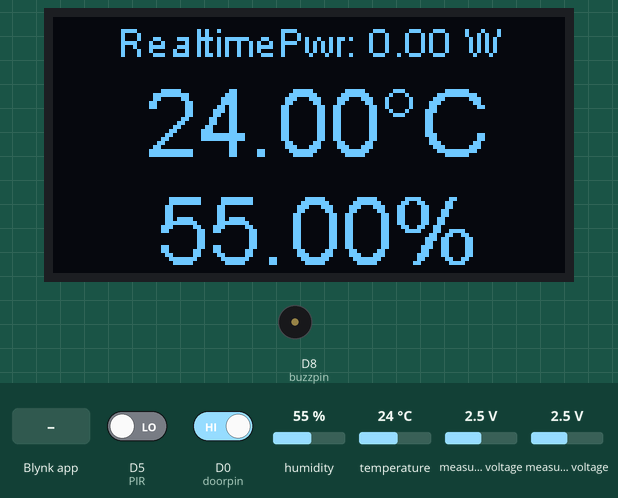
The sketch below on a simulated ESP8266 (NodeMCU). On the bench: 128×64 one-colour display, buzzer (waves = sounding, pin HIGH). The test bench sets the inputs (shaded band); at power-on: measured voltage 2.5 V, humidity 55 %, temperature 24 °C, D5 (PIR) LOW, D0 (doorpin) HIGH. WiFi joins after 1.5 s; servers stay silent unless stated; what the sketch prints to the serial monitor is not drawn.

Above: at 14.0 s.
14.1 s: Blynk app writes 1 to V9
At 21.0 s:
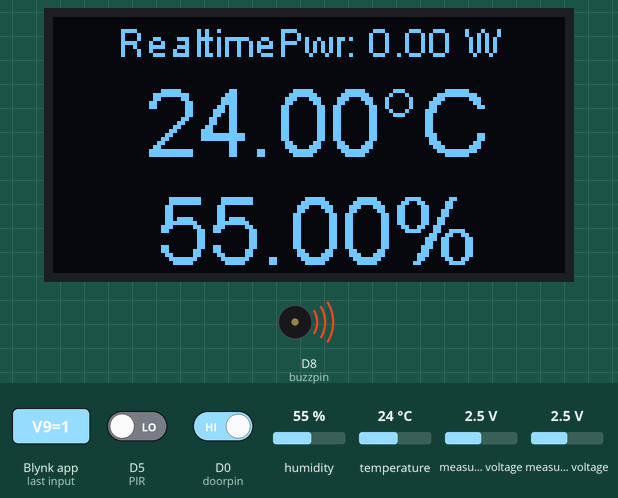
21.6 s: measured voltage (sensor 200) set to 0.1 V
At 24.0 s:
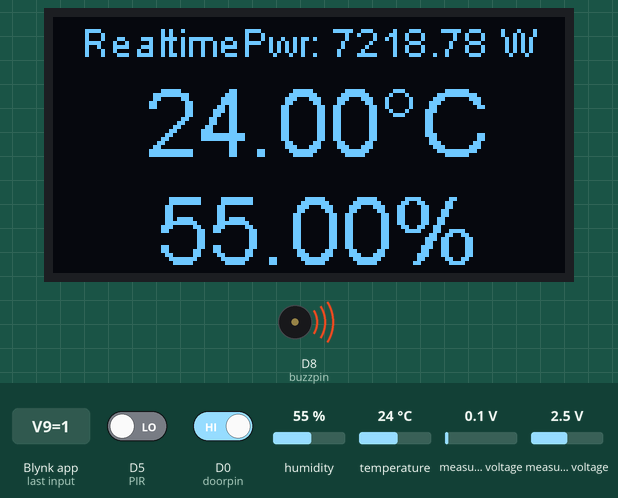
31.6 s: humidity set to 22 %
At 34.9 s:
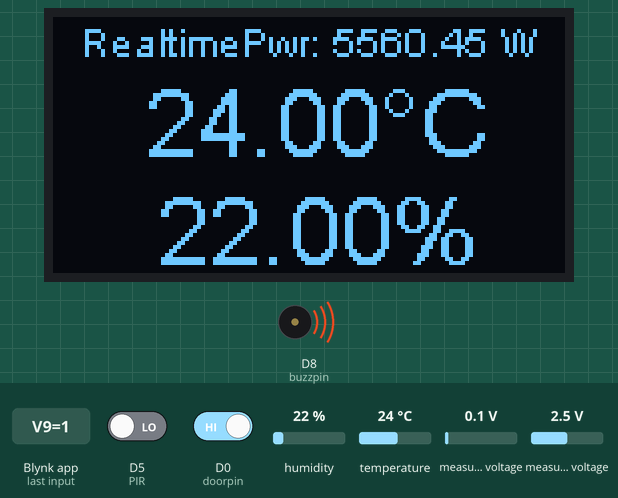
41.7 s: measured voltage (sensor 201) set to 0.1 V
At 44.5 s:
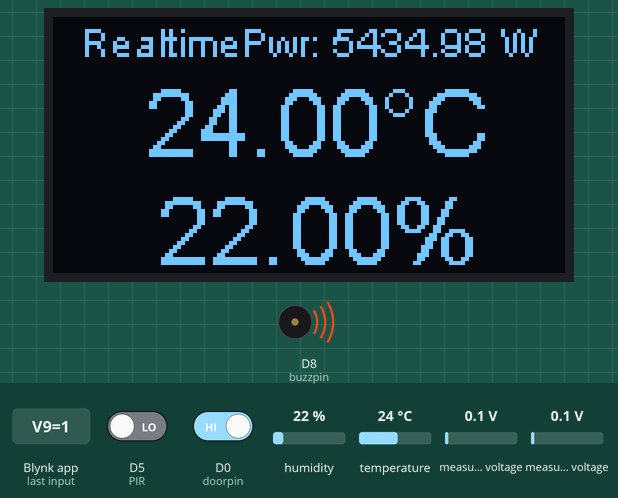
51.8 s: temperature set to 12 °C
At 55.1 s:
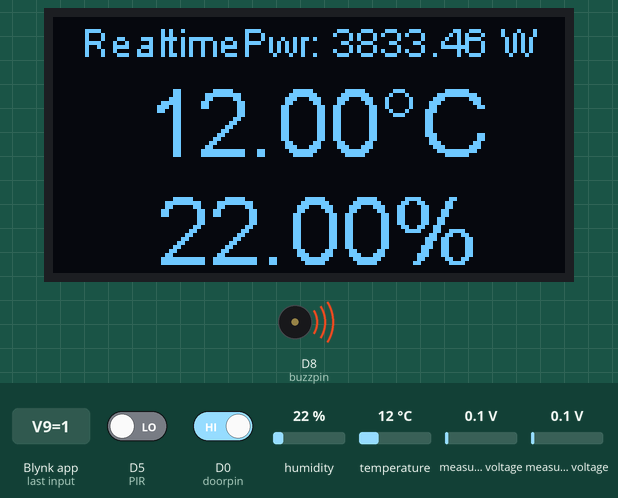
61.9 s: measured voltage (sensor 200) set to 1.2 V
At 64.8 s:
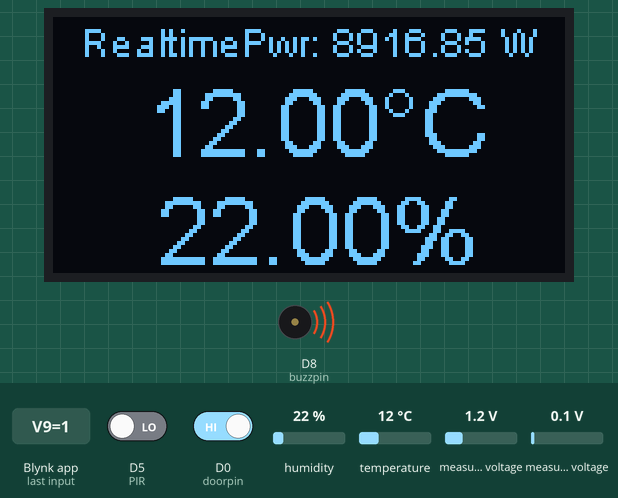
Timing chart, 0 to 66.3 s (numbered marks = the images above; inputs shaded):
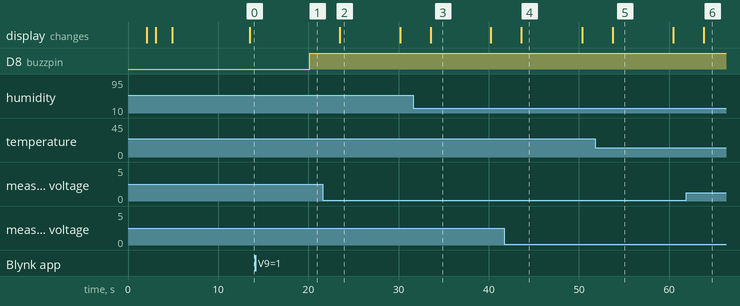

Measured:
- after the input at 14.1 s, D8 (buzzpin): LOW → HIGH after 6.1 s
- after the input at 21.6 s, the display: changes after 1.9 s (image 2)
- what the display in image 2 shows lasts 6.7 s, from 23.5 s to 30.2 s
- what the display in image 3 shows lasts 6.6 s, from 33.6 s to 40.2 s

The sketch:

Blynk-RealTimePowerMonitor.ino
```cpp
#define NAMEandVERSION "BlynkRTM-V0.1"
/*************************************************************
  Download latest Blynk library here:
    https://github.com/blynkkk/blynk-library/releases/latest

  Blynk is a platform with iOS and Android apps to control
  Arduino, Raspberry Pi and the likes over the Internet.
  You can easily build graphic interfaces for all your
  projects by simply dragging and dropping widgets.

    Downloads, docs, tutorials: http://www.blynk.cc
    Sketch generator:           http://examples.blynk.cc
    Blynk community:            http://community.blynk.cc
    Follow us:                  http://www.fb.com/blynkapp
                                http://twitter.com/blynk_app

  Blynk library is licensed under MIT license
  This example code is in public domain.

 *************************************************************

  This example shows how value can be pushed from Arduino to
  the Blynk App.

  NOTE:
  BlynkTimer provides SimpleTimer functionality:
    http://playground.arduino.cc/Code/SimpleTimer

  App project setup:
    Value Display widget attached to Virtual Pin V5
 *************************************************************/


/* ******* Virtual pins ********* */
/* v0 = Bridge */
/* V1 = Hum */
/* V2 = Temp */
/* V3 = Comfort */
/* V4 = WifiSignall */
/* V5 = Motion */
/* V6 = DoorLock */
/* V7 = Watts */
/* V8 = Current */
/* V9 = Arm/Disarm */
/* V10 = Alarm/Peace */


/* Comment this out to disable prints and save space */
//#define BLYNK_PRINT Serial
#define doorpin D0
#define PIR D5
#define buzzpin D8

#include <ESP8266WiFi.h>
#include <BlynkSimpleEsp8266.h>
#include <Wire.h>
#include <Adafruit_ADS1015.h>
Adafruit_ADS1115 ads;  /* Use this for the 16-bit ADC version - https://github.com/adafruit/Adafruit_ADS1X15 */

#include "SSD1306.h" // alias for #include "SSD1306Wire.h" https://github.com/ThingPulse/esp8266-oled-ssd1306
 SSD1306  display(0x3c, D2, D1); // SDA, SCL , GPIO 13 and GPIO 12

// Bridge widget on virtual pin 1
WidgetBridge thermostat(V0);

#include "DHTesp.h"   // https://github.com/beegee-tokyo/DHTesp
#ifdef ESP32
#pragma message(THIS EXAMPLE IS FOR ESP8266 ONLY!)
#error Select ESP8266 board.
#endif
DHTesp dht;
float t;
float h;

ComfortState cf;
#ifdef __cplusplus
extern "C" {
#endif
uint8_t temprature_sens_read();
#ifdef __cplusplus
}
#endif
uint8_t temprature_sens_read();
float temp_celsius;


double offsetI;
double filteredI;
double sqI,sumI;
int16_t sampleI;
double Irms;

int connectionattempts;
bool connection;

// You should get Auth Token in the Blynk App.
// Go to the Project Settings (nut icon).
char auth[] = "auth";

// Your WiFi credentials.
// Set password to "" for open networks.
char ssid[] = "ssid";
char pass[] = "pass";

BlynkTimer timer;


#define DHTPIN 10

float current;
float watts;
bool doorlock;
bool armed;
bool movement;
bool result;

bool buzzing;


// Mac address should be different for each device in your LAN
//byte arduino_mac[] = { 0x68, 0xC6, 0x3A, 0x95, 0x78, 0x8D };
IPAddress arduino_ip ( 192,  168,   1,  12);
IPAddress dns_ip     ( 192,  168,   1,   3);
IPAddress gateway_ip ( 192,  168,   1,   1);
IPAddress subnet_mask(255, 255, 255,   0);


void setup()
{
  Serial.begin(115200);
  WiFi.mode(WIFI_STA);
  WiFi.hostname(NAMEandVERSION);
  WiFi.config(arduino_ip, dns_ip, gateway_ip, subnet_mask);
  // Debug console
  delay(10);
  dht.setup(DHTPIN, DHTesp::DHT22); // Connect DHT sensor to GPIO 10
  pinMode(DHTPIN, INPUT);
  pinMode(doorpin, INPUT);
  pinMode(PIR, INPUT);
  pinMode(buzzpin, OUTPUT);
  ads.setGain(GAIN_FOUR);        // 1x gain   +/- 4.096V  1 bit = 2mV      0.125mV
  ads.begin();
  displayInitSeq();
  // Wire.begin(5, 4); // Wire.begin([SDA-Pin],[SCL-Pin]);
  // Setup a function to be called every second
  timer.setInterval(1000L, doorstatus);
  timer.setInterval(2000L, power);
  timer.setInterval(2000L, motion);
  timer.setInterval(5000L, displayData);
  timer.setInterval(2500L, buzzer);
  timer.setInterval(1500L, protection);
  timer.setInterval(10000L, connectionstatus);
  timer.setInterval(10000L, chkWifiSignal);
  timer.setInterval(5000L, checkComfort);

}

void displayInitSeq()
{
  delay(dht.getMinimumSamplingPeriod());
  h = dht.getHumidity();
  t = dht.getTemperature();
  if (isnan(h) || isnan(t)) {
   Serial.println("Failed to read from DHT sensor!");
    return;
  }

  yield();
  display.init();
  display.clear();
  display.flipScreenVertically();
  display.setTextAlignment(TEXT_ALIGN_CENTER);
  display.setFont(ArialMT_Plain_10);
  display.drawString(64, 0, String(NAMEandVERSION));
  display.display();
//  WiFi.begin(ssid, pass);
//  yield();
//  delay(3000);
//  if (WiFi.status() != WL_CONNECTED) {
//    Serial.print(".");
//    display.drawString(64, 10, "Connection to Wifi...");
//    display.drawString(64, 20, "FAILED!");
//    delay(2000);
//    display.display();
//    ESP.restart();
//  }
  yield();
  Serial.println("");
  Serial.println("WiFi connected");
  display.drawString(64, 20, "WiFi connected!");
  Serial.println("IP address: ");
  Serial.println(WiFi.localIP());
  display.drawString(64, 30, "Local IP: " + String(WiFi.localIP().toString()) );
  display.display();
  while (Blynk.connected() == false) {
    display.drawString(64, 40, "Connecting to Server...");
    delay(1000);
    display.display();
    Blynk.begin(auth, ssid, pass, IPAddress(192,168,1,3), 8441);
  }
  display.drawString(64, 50, "Connected to Server!");
  Serial.println("Connected to Blynk server");
  display.display();
  yield();
  Serial.println("Ready");
  Serial.print("IP address: ");
  Serial.println(WiFi.localIP());
}

void loop()
{
  Blynk.run();
  timer.run(); // Initiates BlynkTimer
  result = Blynk.connected();
}

void checkComfort(){
  yield();
  getTemperature();
  if (getTemperature) {
    Blynk.virtualWrite(V1, h);
    Blynk.virtualWrite(V2, t);
    thermostat.virtualWrite(V44, t); // Sends the value to the thermostat.
    displayData();
  }
}

bool getTemperature() {
  yield();
  // Reading temperature for humidity takes about 250 milliseconds!
  // Sensor readings may also be up to 2 seconds 'old' (it's a very slow sensor)
  TempAndHumidity newValues = dht.getTempAndHumidity();
  // Check if any reads failed and exit early (to try again).
  if (dht.getStatus() != 0) {
    Serial.println("DHT22 error status: " + String(dht.getStatusString()));
    return false;
  }

  float heatIndex = dht.computeHeatIndex(newValues.temperature, newValues.humidity);
  float dewPoint = dht.computeDewPoint(newValues.temperature, newValues.humidity);
  float cr = dht.getComfortRatio(cf, newValues.temperature, newValues.humidity);
  //  h = dht.getHumidity();
  //  t = dht.getTemperature(); // or dht.readTemperature(true) for Fahrenheit
  h = newValues.humidity;
  t = newValues.temperature;
  Serial.println("T= " + String(t));
  Serial.println("H= " + String(h));
  yield();
  String comfortStatus;
  switch(cf) {
    case Comfort_OK:
      comfortStatus = "Comfort_OK";
      Blynk.setProperty(V3, "offLabel", "Comfort OK");
      break;
    case Comfort_TooHot:
      comfortStatus = "Comfort_TooHot";
      Blynk.setProperty(V3, "offLabel", "Comfort TooHot");
      break;
    case Comfort_TooCold:
      comfortStatus = "Comfort_TooCold";
      Blynk.setProperty(V3, "offLabel", "Comfort TooCold");
      break;
    case Comfort_TooDry:
      comfortStatus = "Comfort_TooDry";
      Blynk.setProperty(V3, "offLabel", "Comfort TooDry");
      break;
    case Comfort_TooHumid:
      comfortStatus = "Comfort_TooHumid";
      Blynk.setProperty(V3, "offLabel", "Comfort TooHumid");
      break;
    case Comfort_HotAndHumid:
      comfortStatus = "Comfort_HotAndHumid";
      Blynk.setProperty(V3, "offLabel", "Comfort HotAndHumid");
      break;
    case Comfort_HotAndDry:
      comfortStatus = "Comfort_HotAndDry";
      Blynk.setProperty(V3, "offLabel", "Comfort HotAndDry");
      break;
    case Comfort_ColdAndHumid:
      comfortStatus = "Comfort_ColdAndHumid";
      Blynk.setProperty(V3, "offLabel", "Comfort ColdAndHumid");
      break;
    case Comfort_ColdAndDry:
      comfortStatus = "Comfort_ColdAndDry";
      Blynk.setProperty(V3, "offLabel", "Comfort ColdAndDry");
      break;
    default:
      comfortStatus = "Unknown:";
      Blynk.setProperty(V3, "offLabel", "Unknown");
      break;
  };

  Serial.println(" T:" + String(newValues.temperature) + " H:" + String(newValues.humidity) + " I:" + String(heatIndex) + " D:" + String(dewPoint) + " " + comfortStatus);
  return true;
  yield();
}


void doorstatus()
{
  if (digitalRead(doorpin) == LOW )
  {
    doorlock = 1;
    Serial.println("locked");
    yield();
  }
  else
  {
    doorlock = 0;
    Serial.println("UNlocked");
    yield();
  }
  Blynk.virtualWrite(V6, doorlock);
  yield();
}

void motion()
{
  if (digitalRead(PIR) == HIGH )
  {
    movement = 1;
    Serial.println("motion");
  }
  else
  {
    movement = 0;
    Serial.println("clear");
  }
  Blynk.virtualWrite(V5, movement);
  yield();
}

void power()
{
  yield();
  double current = calcIrms(200)*0.045;
  Serial.print(current);
  Serial.println("A");
  watts = current*243;
  Serial.print(watts);
  Serial.println("W");
  Blynk.virtualWrite(V8, current);
  Blynk.virtualWrite(V7, watts);
}


void protection(){
  if (armed == 1) {
      //Blynk.virtualWrite(V9, armed);
      if (doorlock == 0){
        buzzing = 1;
        buzzer();
        Blynk.virtualWrite(V10, buzzing);
        yield();
      }
    }
    else if (armed == 0){
      //Blynk.virtualWrite(V9, armed);
      buzzing = 0;
      buzzer();
      Blynk.virtualWrite(V10, buzzing);
      yield();
    }
    //buzzing = param.asInt(); // assigning incoming value from pin V1 to a variable

    // process received value

}

  BLYNK_WRITE(V9)
  {
    armed = param.asInt(); // assigning incoming value from pin V7 to a variable
    yield();
  }

void buzzer()
{

  if (buzzing == 1)
  {
    digitalWrite(buzzpin, HIGH);
    Serial.println("buzzing");
    yield();
  }
  else
  {
    digitalWrite(buzzpin, LOW);
    Serial.println("not buzzing");
    yield();
  }
  yield();
}


double squareRoot(double fg)
{
  double n = fg / 2.0;
  double lstX = 0.0;
  while (n != lstX)
  {
    lstX = n;
    n = (n + fg / n) / 2.0;
  }
  return n;
}

double calcIrms(unsigned int Number_of_Samples)
{
  /* Be sure to update this value based on the IC and the gain settings! */
  float multiplier = 0.03125F;    /* ADS1115 @ +/- 4.096V gain (16-bit results) */
  for (unsigned int n = 0; n < Number_of_Samples; n++)
  {
    sampleI = ads.readADC_Differential_0_1();
    // Digital low pass filter extracts the 2.5 V or 1.65 V dc offset,
    //  then subtract this - signal is now centered on 0 counts.
    offsetI = (offsetI + (sampleI-offsetI)/1024);
    filteredI = sampleI - offsetI;
    //filteredI = sampleI * multiplier;
    // Root-mean-square method current
    // 1) square current values
    sqI = filteredI * filteredI;
    // 2) sum
    sumI += sqI;
    yield();
  }
  Irms = squareRoot(sumI / Number_of_Samples)*multiplier;
  //Reset accumulators
  sumI = 0;
  //--------------------------------------------------------------------------------------
  return Irms;
}


void displayData() {
    display.clear();
    display.setTextAlignment(TEXT_ALIGN_CENTER);
    display.setFont(ArialMT_Plain_10);
    if (result == 0){
      display.drawString(64, 0, "*** Disconected!! ***");
    }
    else {
      display.drawString(64, 0 , "RealtimePwr: " + String(watts) + " W");
    }
    display.setFont(ArialMT_Plain_24);
    display.setTextAlignment(TEXT_ALIGN_CENTER);
    display.drawString(66, 13, String(t) + "°C");
    display.drawString(66, 40, String(h) + "%");
    display.display();
    yield();
}

void connectionstatus()
{
  connection = Blynk.connected();
  if (connection == 0)
  {
      connectionattempts ++;
      Serial.println();
      Serial.print("connectionattempts");
      Serial.print(connectionattempts);
      Serial.println();
      display.init();
      display.clear();
      display.flipScreenVertically();
      display.setTextAlignment(TEXT_ALIGN_CENTER);
      display.setFont(ArialMT_Plain_10);
      display.drawString(64, 0, " CONNECTING ...");
      display.display();
  }
  else
  {
    connectionattempts = 0;
  }

  if (connectionattempts == 5)
  {
      ESP.restart();
  }
}

void chkWifiSignal()
{
  yield();
  int WifiSignal = -(WiFi.RSSI()) ;
  Blynk.virtualWrite(V4, WifiSignal);
}

BLYNK_CONNECTED() {
  thermostat.setAuthToken("6e64d0b17cff468eb77708b5a5d5e006"); // Place the AuthToken of the Thermostat here
  yield();
}

void heartbeat(){

}
```
